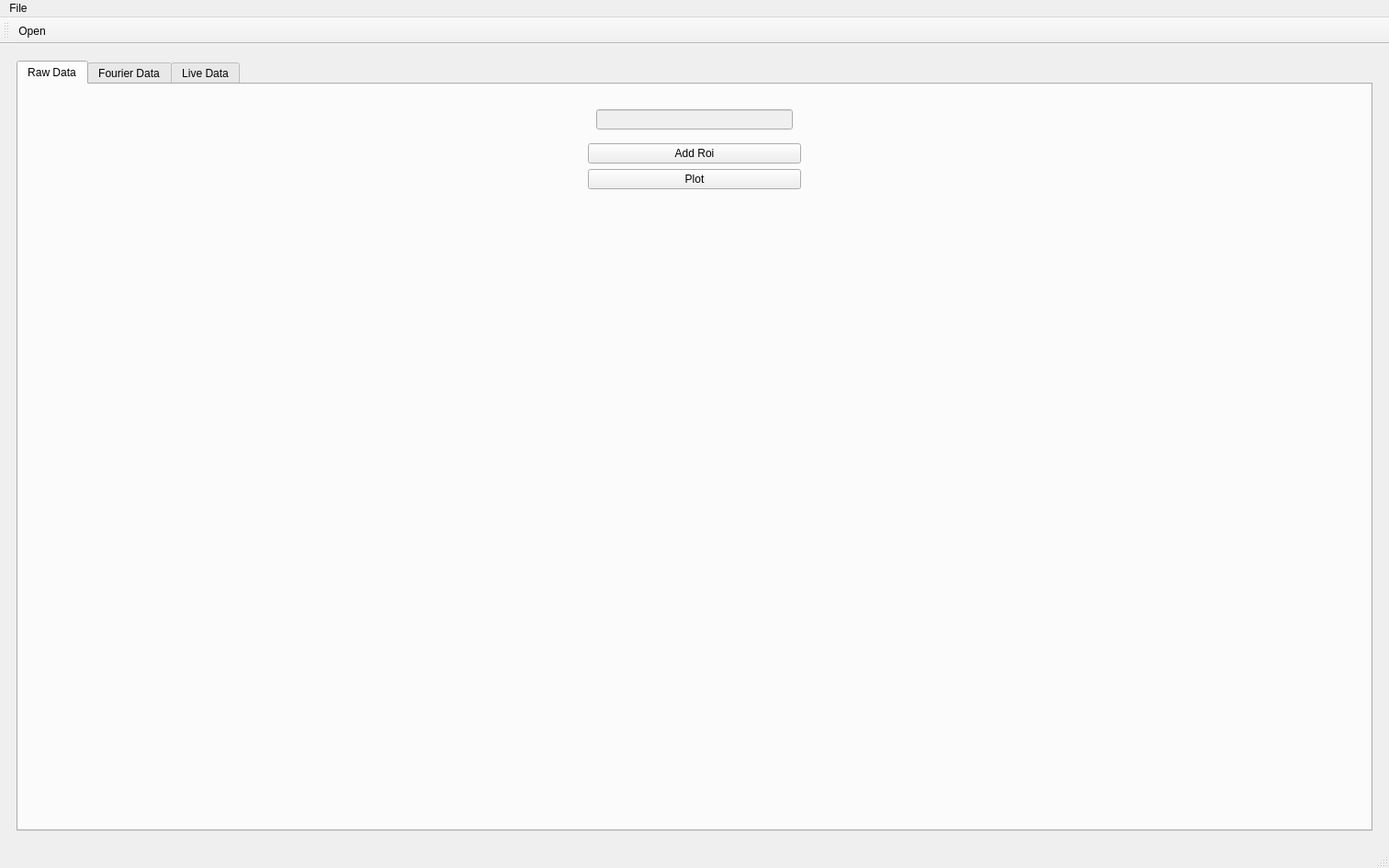
<?xml version="1.0" encoding="UTF-8"?>
<ui version="4.0">
 <class>MainWindow</class>
 <widget class="QMainWindow" name="MainWindow">
  <property name="geometry">
   <rect>
    <x>0</x>
    <y>0</y>
    <width>1512</width>
    <height>945</height>
   </rect>
  </property>
  <property name="windowTitle">
   <string>MainWindow</string>
  </property>
  <widget class="QWidget" name="centralwidget">
   <layout class="QHBoxLayout" name="horizontalLayout_3">
    <item>
     <widget class="QWidget" name="data_widget" native="true">
      <layout class="QHBoxLayout" name="horizontalLayout_2">
       <item>
        <widget class="QTabWidget" name="tabWidget">
         <property name="currentIndex">
          <number>0</number>
         </property>
         <widget class="QWidget" name="raw_data">
          <attribute name="title">
           <string>Raw Data</string>
          </attribute>
          <layout class="QHBoxLayout" name="horizontalLayout_4">
           <item>
            <widget class="QWidget" name="widget_4" native="true">
             <property name="maximumSize">
              <size>
               <width>250</width>
               <height>16777215</height>
              </size>
             </property>
             <property name="styleSheet">
              <string notr="true"/>
             </property>
             <layout class="QVBoxLayout" name="verticalLayout_3">
              <item>
               <widget class="QWidget" name="widget_3" native="true">
                <layout class="QVBoxLayout" name="verticalLayout_4">
                 <item>
                  <widget class="QLineEdit" name="filename_name">
                   <property name="enabled">
                    <bool>false</bool>
                   </property>
                   <property name="minimumSize">
                    <size>
                     <width>150</width>
                     <height>0</height>
                    </size>
                   </property>
                   <property name="maximumSize">
                    <size>
                     <width>5000</width>
                     <height>5000</height>
                    </size>
                   </property>
                  </widget>
                 </item>
                </layout>
               </widget>
              </item>
              <item>
               <widget class="QPushButton" name="add_roi_button">
                <property name="toolTip">
                 <string>Adds a ROI box to the image to perform a quick visualization</string>
                </property>
                <property name="text">
                 <string>Add Roi</string>
                </property>
               </widget>
              </item>
              <item>
               <widget class="QPushButton" name="plot_roi_button">
                <property name="toolTip">
                 <string>Plot the signal, FFT, and spectrogram on the selected ROI</string>
                </property>
                <property name="text">
                 <string>Plot</string>
                </property>
               </widget>
              </item>
              <item>
               <spacer name="verticalSpacer_2">
                <property name="orientation">
                 <enum>Qt::Vertical</enum>
                </property>
                <property name="sizeHint" stdset="0">
                 <size>
                  <width>20</width>
                  <height>40</height>
                 </size>
                </property>
               </spacer>
              </item>
             </layout>
            </widget>
           </item>
          </layout>
         </widget>
         <widget class="QWidget" name="fft_widget">
          <property name="maximumSize">
           <size>
            <width>16777215</width>
            <height>16777215</height>
           </size>
          </property>
          <attribute name="title">
           <string>Fourier Data</string>
          </attribute>
          <layout class="QHBoxLayout" name="horizontalLayout">
           <item>
            <widget class="QWidget" name="widget_5" native="true">
             <property name="maximumSize">
              <size>
               <width>200</width>
               <height>16777215</height>
              </size>
             </property>
             <layout class="QFormLayout" name="formLayout_3">
              <item row="0" column="0">
               <widget class="QLabel" name="label_2">
                <property name="text">
                 <string>Filter Freq (Hz)</string>
                </property>
                <property name="buddy">
                 <cstring>frequency_line</cstring>
                </property>
               </widget>
              </item>
              <item row="0" column="1">
               <widget class="QLineEdit" name="frequency_line">
                <property name="toolTip">
                 <string>Frequency to filter the data after a Fourier Transform</string>
                </property>
               </widget>
              </item>
              <item row="1" column="0">
               <widget class="QLabel" name="label_3">
                <property name="text">
                 <string>Min cycles</string>
                </property>
                <property name="buddy">
                 <cstring>min_cycles_line</cstring>
                </property>
               </widget>
              </item>
              <item row="1" column="1">
               <widget class="QLineEdit" name="min_cycles_line">
                <property name="toolTip">
                 <string>For how many cycles should the signal be integrated before calculating the FFT</string>
                </property>
               </widget>
              </item>
              <item row="2" column="0">
               <widget class="QPushButton" name="filter_data_button">
                <property name="toolTip">
                 <string>Use the frequency and number of cycles to perform an FFT over all the images</string>
                </property>
                <property name="text">
                 <string>Filter Data</string>
                </property>
               </widget>
              </item>
              <item row="3" column="0">
               <spacer name="verticalSpacer">
                <property name="orientation">
                 <enum>Qt::Vertical</enum>
                </property>
                <property name="sizeHint" stdset="0">
                 <size>
                  <width>20</width>
                  <height>40</height>
                 </size>
                </property>
               </spacer>
              </item>
             </layout>
            </widget>
           </item>
          </layout>
         </widget>
         <widget class="QWidget" name="live_data_widget">
          <property name="maximumSize">
           <size>
            <width>16777215</width>
            <height>16777215</height>
           </size>
          </property>
          <attribute name="title">
           <string>Live Data</string>
          </attribute>
          <layout class="QHBoxLayout" name="horizontalLayout_5">
           <item>
            <widget class="QWidget" name="control_widget" native="true">
             <property name="maximumSize">
              <size>
               <width>250</width>
               <height>16777215</height>
              </size>
             </property>
             <layout class="QVBoxLayout" name="verticalLayout">
              <item>
               <widget class="QPushButton" name="button_config_edit">
                <property name="text">
                 <string>Config Edit</string>
                </property>
               </widget>
              </item>
              <item>
               <widget class="QGroupBox" name="groupBox">
                <property name="title">
                 <string>Camera</string>
                </property>
                <layout class="QFormLayout" name="formLayout">
                 <item row="0" column="0">
                  <widget class="QLabel" name="label_4">
                   <property name="text">
                    <string>Exposure</string>
                   </property>
                   <property name="buddy">
                    <cstring>line_exposure</cstring>
                   </property>
                  </widget>
                 </item>
                 <item row="0" column="1">
                  <widget class="QLineEdit" name="line_exposure"/>
                 </item>
                 <item row="1" column="0">
                  <widget class="QLabel" name="label_5">
                   <property name="text">
                    <string>Gain</string>
                   </property>
                  </widget>
                 </item>
                 <item row="1" column="1">
                  <widget class="QLineEdit" name="line_gain"/>
                 </item>
                 <item row="2" column="0">
                  <widget class="QLabel" name="label_6">
                   <property name="text">
                    <string>Frame Rate</string>
                   </property>
                  </widget>
                 </item>
                 <item row="2" column="1">
                  <widget class="QLineEdit" name="line_framerate"/>
                 </item>
                 <item row="3" column="0">
                  <widget class="QLabel" name="label_7">
                   <property name="text">
                    <string>Width</string>
                   </property>
                  </widget>
                 </item>
                 <item row="3" column="1">
                  <widget class="QLineEdit" name="line_width"/>
                 </item>
                 <item row="4" column="0">
                  <widget class="QLabel" name="label_8">
                   <property name="text">
                    <string>Height</string>
                   </property>
                  </widget>
                 </item>
                 <item row="4" column="1">
                  <widget class="QLineEdit" name="line_height"/>
                 </item>
                 <item row="5" column="0">
                  <widget class="QLabel" name="label_9">
                   <property name="text">
                    <string>X-Center</string>
                   </property>
                  </widget>
                 </item>
                 <item row="5" column="1">
                  <widget class="QLineEdit" name="line_xcenter"/>
                 </item>
                 <item row="6" column="0">
                  <widget class="QLabel" name="label_10">
                   <property name="text">
                    <string>Y-Center</string>
                   </property>
                  </widget>
                 </item>
                 <item row="6" column="1">
                  <widget class="QLineEdit" name="line_ycenter"/>
                 </item>
                </layout>
               </widget>
              </item>
              <item>
               <widget class="QGroupBox" name="groupBox_2">
                <property name="title">
                 <string>DAQ</string>
                </property>
                <layout class="QFormLayout" name="formLayout_2">
                 <item row="0" column="0">
                  <widget class="QLabel" name="label_11">
                   <property name="text">
                    <string>Frequency W1</string>
                   </property>
                  </widget>
                 </item>
                 <item row="0" column="1">
                  <widget class="QLineEdit" name="line_frequencyw1"/>
                 </item>
                 <item row="1" column="0">
                  <widget class="QLabel" name="label_12">
                   <property name="text">
                    <string>Amplitude W1</string>
                   </property>
                  </widget>
                 </item>
                 <item row="1" column="1">
                  <widget class="QLineEdit" name="line_amplitudew1"/>
                 </item>
                 <item row="2" column="0">
                  <widget class="QLabel" name="label_13">
                   <property name="text">
                    <string>Frequency W2</string>
                   </property>
                  </widget>
                 </item>
                 <item row="2" column="1">
                  <widget class="QLineEdit" name="line_frequencyw2"/>
                 </item>
                 <item row="3" column="0">
                  <widget class="QLabel" name="label_14">
                   <property name="text">
                    <string>Amplitude W2</string>
                   </property>
                  </widget>
                 </item>
                 <item row="3" column="1">
                  <widget class="QLineEdit" name="line_amplitudew2"/>
                 </item>
                </layout>
               </widget>
              </item>
              <item>
               <widget class="QGroupBox" name="groupBox_3">
                <property name="title">
                 <string>Data</string>
                </property>
                <layout class="QFormLayout" name="formLayout_4">
                 <item row="1" column="1">
                  <widget class="QLineEdit" name="line_filename"/>
                 </item>
                 <item row="1" column="0">
                  <widget class="QLabel" name="label_15">
                   <property name="text">
                    <string>Filename</string>
                   </property>
                  </widget>
                 </item>
                 <item row="2" column="0">
                  <widget class="QLabel" name="label_16">
                   <property name="text">
                    <string>Total Frames</string>
                   </property>
                  </widget>
                 </item>
                 <item row="2" column="1">
                  <widget class="QLineEdit" name="line_totalframes"/>
                 </item>
                 <item row="0" column="1">
                  <widget class="QLineEdit" name="line_mincycles"/>
                 </item>
                 <item row="0" column="0">
                  <widget class="QLabel" name="label_17">
                   <property name="text">
                    <string>Min Cycles</string>
                   </property>
                  </widget>
                 </item>
                 <item row="3" column="0">
                  <widget class="QPushButton" name="button_start">
                   <property name="text">
                    <string>Start</string>
                   </property>
                  </widget>
                 </item>
                 <item row="3" column="1">
                  <widget class="QPushButton" name="button_stop">
                   <property name="text">
                    <string>Stop</string>
                   </property>
                  </widget>
                 </item>
                </layout>
               </widget>
              </item>
             </layout>
            </widget>
           </item>
           <item>
            <widget class="QWidget" name="widget" native="true">
             <property name="minimumSize">
              <size>
               <width>400</width>
               <height>400</height>
              </size>
             </property>
             <layout class="QHBoxLayout" name="horizontalLayout_6">
              <item>
               <widget class="ImageView" name="widget_6" native="true"/>
              </item>
              <item>
               <widget class="ImageView" name="widget_2" native="true"/>
              </item>
             </layout>
            </widget>
           </item>
          </layout>
         </widget>
        </widget>
       </item>
      </layout>
     </widget>
    </item>
   </layout>
  </widget>
  <widget class="QMenuBar" name="menubar">
   <property name="geometry">
    <rect>
     <x>0</x>
     <y>0</y>
     <width>1512</width>
     <height>22</height>
    </rect>
   </property>
   <widget class="QMenu" name="menuFile">
    <property name="title">
     <string>File</string>
    </property>
    <addaction name="action_open"/>
    <addaction name="actionExport_Data"/>
   </widget>
   <addaction name="menuFile"/>
  </widget>
  <widget class="QStatusBar" name="statusbar"/>
  <widget class="QToolBar" name="toolBar">
   <property name="windowTitle">
    <string>toolBar</string>
   </property>
   <attribute name="toolBarArea">
    <enum>TopToolBarArea</enum>
   </attribute>
   <attribute name="toolBarBreak">
    <bool>false</bool>
   </attribute>
   <addaction name="action_open"/>
  </widget>
  <action name="action_open">
   <property name="icon">
    <iconset>
     <normaloff>../../../../../../Downloads/Win11-red/Win11-red/actions/16/document-open.svg</normaloff>../../../../../../Downloads/Win11-red/Win11-red/actions/16/document-open.svg</iconset>
   </property>
   <property name="text">
    <string>Open</string>
   </property>
   <property name="toolTip">
    <string>Open File</string>
   </property>
   <property name="shortcut">
    <string>Ctrl+O</string>
   </property>
  </action>
  <action name="actionExport_Data">
   <property name="text">
    <string>Export Data</string>
   </property>
  </action>
 </widget>
 <customwidgets>
  <customwidget>
   <class>ImageView</class>
   <extends>QWidget</extends>
   <header>pyqtgraph</header>
   <container>1</container>
  </customwidget>
 </customwidgets>
 <resources/>
 <connections/>
</ui>
